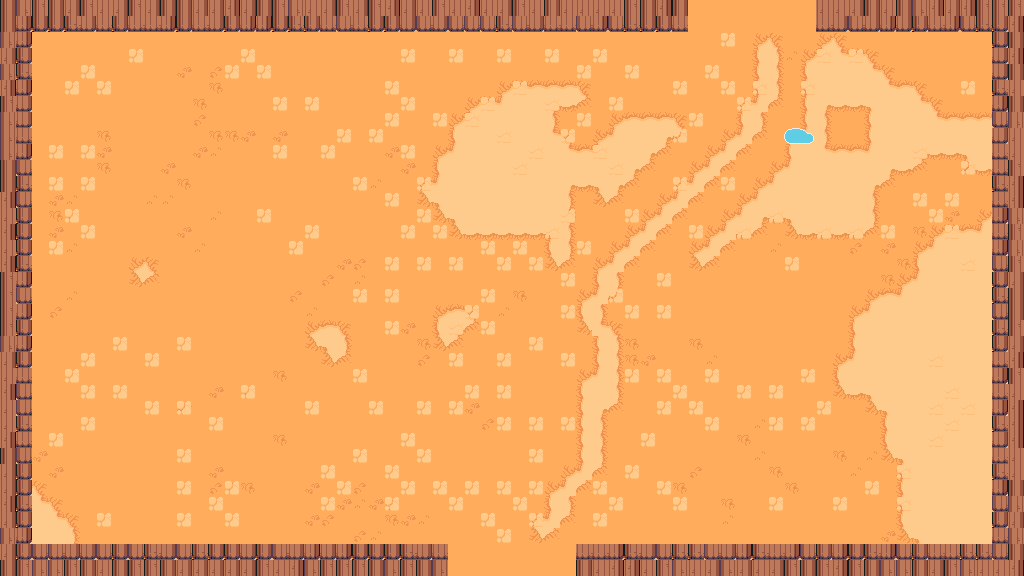

A level layout from a 2D game, rendered from its tile map. Below: a short description, then the map file with tile-grid data replaced by summaries:
An orthogonal 64x36 tile map with 16x16 px tiles, 7 tile layers (floor, ground, path, decor, ...), 5 tilesets and 32 objects (14x prop, 8x spawn, 7x obstacle, 2x door, playerStart).

<map version="1.10" tiledversion="1.11.0" orientation="orthogonal" renderorder="right-down" width="64" height="36" tilewidth="16" tileheight="16" infinite="0" nextlayerid="9" nextobjectid="33">
 <properties>
    <property name="chapter" type="int" value="4" />
    <property name="room" type="int" value="3" />
    <property name="isBossRoom" type="bool" value="false" />
 </properties>
 <tileset firstgid="1" source="desert.tsx" />
 <tileset firstgid="241" source="camp.tsx" />
 <tileset firstgid="448" source="floordetail.tsx" />
 <tileset firstgid="528" source="relief.tsx" />
 <tileset firstgid="768" source="tilefloor.tsx" />
 <layer id="1" name="floor" width="64" height="36">
  <data>[2304 cells, 2304 non-empty, 5 distinct tile ids]</data>
 </layer>
 <layer id="2" name="ground" width="64" height="36">
  <data>[2304 cells, 493 non-empty, 13 distinct tile ids]</data>
 </layer>
 <layer id="3" name="path" width="64" height="36">
  <data>[2304 cells, 82 non-empty, 10 distinct tile ids]</data>
 </layer>
 <layer id="4" name="decor" width="64" height="36">
  <data>[2304 cells, 191 non-empty, 3 distinct tile ids]</data>
 </layer>
 <layer id="5" name="border-back" width="64" height="36">
  <data>[2304 cells, 352 non-empty, 12 distinct tile ids]</data>
 </layer>
 <layer id="6" name="border-mid" width="64" height="36">
  <data>[2304 cells, 0 non-empty, 0 distinct tile ids]</data>
 </layer>
 <layer id="7" name="border-front" width="64" height="36">
  <data>[2304 cells, 0 non-empty, 0 distinct tile ids]</data>
 </layer>
 <objectgroup id="8" name="objects">
  <object id="1" name="playerStart" x="512" y="304"><point /></object>
  <object id="2" name="spawn" x="400" y="368">
   <properties>
    <property name="role" value="chaser" />
    <property name="wave" type="int" value="1" />
    <property name="elite" type="bool" value="false" />
   </properties>
  <point /></object>
  <object id="3" name="spawn" x="616" y="400">
   <properties>
    <property name="role" value="chaser" />
    <property name="wave" type="int" value="1" />
    <property name="elite" type="bool" value="false" />
   </properties>
  <point /></object>
  <object id="4" name="spawn" x="552" y="168">
   <properties>
    <property name="role" value="tank" />
    <property name="wave" type="int" value="2" />
    <property name="elite" type="bool" value="false" />
   </properties>
  <point /></object>
  <object id="5" name="spawn" x="440" y="144">
   <properties>
    <property name="role" value="caster" />
    <property name="wave" type="int" value="2" />
    <property name="elite" type="bool" value="false" />
   </properties>
  <point /></object>
  <object id="6" name="spawn" x="448" y="424">
   <properties>
    <property name="role" value="chaser" />
    <property name="wave" type="int" value="3" />
    <property name="elite" type="bool" value="false" />
   </properties>
  <point /></object>
  <object id="7" name="spawn" x="560" y="480">
   <properties>
    <property name="role" value="caster" />
    <property name="wave" type="int" value="3" />
    <property name="elite" type="bool" value="false" />
   </properties>
  <point /></object>
  <object id="8" name="spawn" x="624" y="240">
   <properties>
    <property name="role" value="sniper" />
    <property name="wave" type="int" value="3" />
    <property name="elite" type="bool" value="false" />
   </properties>
  <point /></object>
  <object id="9" name="spawn" x="472" y="192">
   <properties>
    <property name="role" value="splitter" />
    <property name="wave" type="int" value="3" />
    <property name="elite" type="bool" value="false" />
   </properties>
  <point /></object>
  <object id="10" name="door" x="512" y="568"><point /></object>
  <object id="11" name="door" x="760" y="8"><point /></object>
  <object id="12" name="obstacle" x="0" y="544" width="448" height="32">
   <properties>
    <property name="kind" value="edge" />
   </properties>
  </object>
  <object id="13" name="obstacle" x="576" y="544" width="448" height="32">
   <properties>
    <property name="kind" value="edge" />
   </properties>
  </object>
  <object id="14" name="obstacle" x="0" y="0" width="688" height="32">
   <properties>
    <property name="kind" value="edge" />
   </properties>
  </object>
  <object id="15" name="obstacle" x="816" y="0" width="208" height="32">
   <properties>
    <property name="kind" value="edge" />
   </properties>
  </object>
  <object id="16" name="obstacle" x="0" y="32" width="32" height="512">
   <properties>
    <property name="kind" value="edge" />
   </properties>
  </object>
  <object id="17" name="obstacle" x="992" y="32" width="32" height="512">
   <properties>
    <property name="kind" value="edge" />
   </properties>
  </object>
  <object id="18" name="obstacle" x="832" y="96" width="48" height="48">
   <properties>
    <property name="kind" value="pit" />
   </properties>
  </object>
  <object id="19" name="prop" x="880" y="48" width="64" height="46">
   <properties>
    <property name="key" value="palm-cluster" />
   </properties>
  </object>
  <object id="20" name="prop" x="912" y="96" width="32" height="32">
   <properties>
    <property name="key" value="palm-single-alt" />
   </properties>
  </object>
  <object id="21" name="prop" x="816" y="160" width="64" height="46">
   <properties>
    <property name="key" value="palm-cluster-dusty" />
   </properties>
  </object>
  <object id="22" name="prop" x="784" y="160" width="32" height="32">
   <properties>
    <property name="key" value="palm-single" />
   </properties>
  </object>
  <object id="23" name="prop" x="880" y="192" width="16" height="16">
   <properties>
    <property name="key" value="desert-potted-palm" />
   </properties>
  </object>
  <object id="24" name="prop" x="880" y="48" width="16" height="16">
   <properties>
    <property name="key" value="desert-agave" />
   </properties>
  </object>
  <object id="25" name="prop" x="336" y="218" width="32" height="16">
   <properties>
    <property name="key" value="logs" />
   </properties>
  </object>
  <object id="26" name="prop" x="328" y="40" width="32" height="32">
   <properties>
    <property name="key" value="tree-dead" />
   </properties>
  </object>
  <object id="27" name="prop" x="448" y="80" width="16" height="16">
   <properties>
    <property name="key" value="desert-potted-palm" />
   </properties>
  </object>
  <object id="28" name="prop" x="336" y="256" width="16" height="16">
   <properties>
    <property name="key" value="desert-agave" />
   </properties>
  </object>
  <object id="29" name="prop" x="334" y="324" width="28" height="26">
   <properties>
    <property name="key" value="camp-well" />
   </properties>
  </object>
  <object id="30" name="prop" x="176" y="368" width="16" height="16">
   <properties>
    <property name="key" value="desert-agave" />
   </properties>
  </object>
  <object id="31" name="prop" x="736" y="458" width="32" height="16">
   <properties>
    <property name="key" value="logs" />
   </properties>
  </object>
  <object id="32" name="prop" x="960" y="480" width="16" height="16">
   <properties>
    <property name="key" value="desert-potted-palm" />
   </properties>
  </object>
 </objectgroup>
</map>
